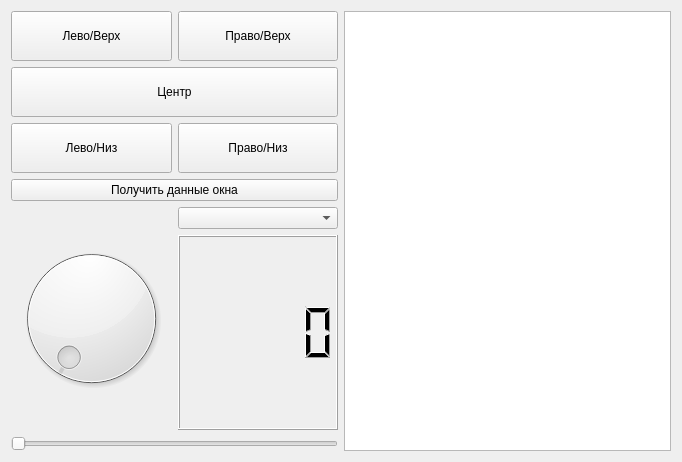
<?xml version="1.0" encoding="UTF-8"?>
<ui version="4.0">
 <class>Form</class>
 <widget class="QWidget" name="Form">
  <property name="geometry">
   <rect>
    <x>0</x>
    <y>0</y>
    <width>682</width>
    <height>462</height>
   </rect>
  </property>
  <property name="windowTitle">
   <string>Form</string>
  </property>
  <layout class="QHBoxLayout" name="horizontalLayout_4">
   <item>
    <layout class="QVBoxLayout" name="verticalLayout_3">
     <item>
      <layout class="QVBoxLayout" name="verticalLayout">
       <item>
        <layout class="QHBoxLayout" name="horizontalLayout">
         <item>
          <widget class="QPushButton" name="pushButtonLT">
           <property name="minimumSize">
            <size>
             <width>0</width>
             <height>50</height>
            </size>
           </property>
           <property name="maximumSize">
            <size>
             <width>16777215</width>
             <height>50</height>
            </size>
           </property>
           <property name="text">
            <string>Лево/Верх</string>
           </property>
          </widget>
         </item>
         <item>
          <widget class="QPushButton" name="pushButtonRT">
           <property name="minimumSize">
            <size>
             <width>0</width>
             <height>50</height>
            </size>
           </property>
           <property name="text">
            <string>Право/Верх</string>
           </property>
          </widget>
         </item>
        </layout>
       </item>
       <item>
        <widget class="QPushButton" name="pushButtonCenter">
         <property name="minimumSize">
          <size>
           <width>0</width>
           <height>50</height>
          </size>
         </property>
         <property name="text">
          <string>Центр</string>
         </property>
        </widget>
       </item>
       <item>
        <layout class="QHBoxLayout" name="horizontalLayout_2">
         <item>
          <widget class="QPushButton" name="pushButtonLD">
           <property name="minimumSize">
            <size>
             <width>0</width>
             <height>50</height>
            </size>
           </property>
           <property name="text">
            <string>Лево/Низ</string>
           </property>
          </widget>
         </item>
         <item>
          <widget class="QPushButton" name="pushButtonRD">
           <property name="minimumSize">
            <size>
             <width>0</width>
             <height>50</height>
            </size>
           </property>
           <property name="text">
            <string>Право/Низ</string>
           </property>
          </widget>
         </item>
        </layout>
       </item>
       <item>
        <widget class="QPushButton" name="pushButtonGET">
         <property name="text">
          <string>Получить данные окна</string>
         </property>
        </widget>
       </item>
      </layout>
     </item>
     <item>
      <layout class="QHBoxLayout" name="horizontalLayout_3">
       <item>
        <widget class="QDial" name="dial"/>
       </item>
       <item>
        <layout class="QVBoxLayout" name="verticalLayout_2">
         <item>
          <widget class="QComboBox" name="comboBox"/>
         </item>
         <item>
          <widget class="QLCDNumber" name="lcdNumber"/>
         </item>
        </layout>
       </item>
      </layout>
     </item>
     <item>
      <widget class="QSlider" name="horizontalSlider">
       <property name="orientation">
        <enum>Qt::Horizontal</enum>
       </property>
      </widget>
     </item>
    </layout>
   </item>
   <item>
    <widget class="QPlainTextEdit" name="plainTextEdit">
     <property name="minimumSize">
      <size>
       <width>200</width>
       <height>0</height>
      </size>
     </property>
    </widget>
   </item>
  </layout>
 </widget>
 <resources/>
 <connections/>
</ui>
